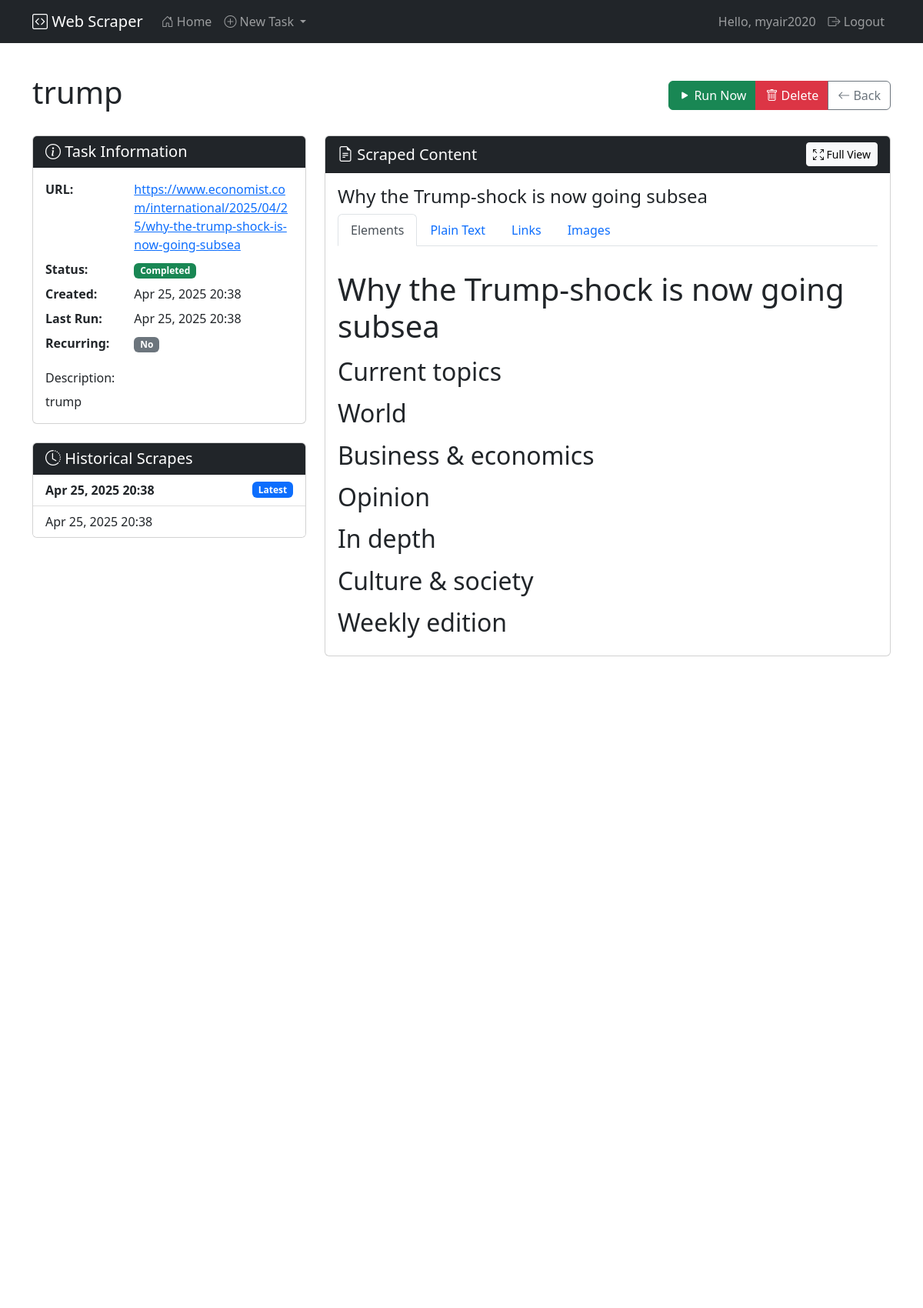
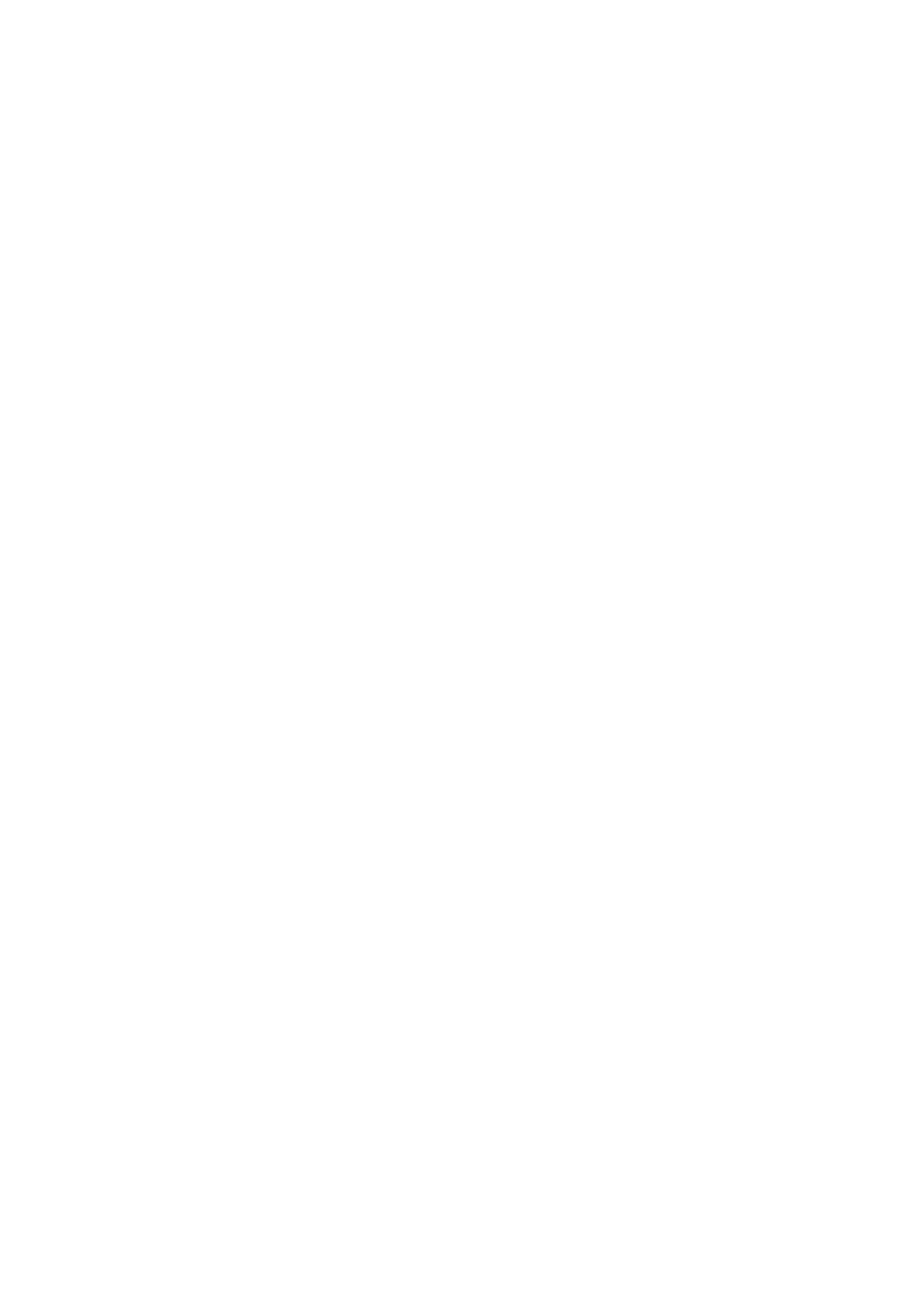
The app's page /task/3/ (signed in, upper part) with its own data (2 pictures, top to bottom).
### scraper_app/models.py (models this page shows, shortened)
class ScrapingTask(models.Model):
    STATUS_CHOICES = (
        ('pending', 'Pending'),
        ('in_progress', 'In Progress'),
        ('completed', 'Completed'),
        ('failed', 'Failed'),
    )
    url = models.URLField(max_length=500)
    name = models.CharField(max_length=200)
    description = models.TextField(blank=True, null=True)
    created_by = models.ForeignKey(User, on_delete=models.CASCADE, related_name='scraping_tasks')
    created_at = models.DateTimeField(auto_now_add=True)
    updated_at = models.DateTimeField(auto_now=True)
    last_run = models.DateTimeField(null=True, blank=True)
    status = models.CharField(max_length=20, choices=STATUS_CHOICES, default='pending')
    is_recurring = models.BooleanField(default=False)
    run_frequency = models.PositiveIntegerField(default=0, help_text="Frequency in hours (0 for one-time)")

class ScrapedData(models.Model):
    task = models.ForeignKey(ScrapingTask, on_delete=models.CASCADE, related_name='scraped_data')
    title = models.CharField(max_length=500, blank=True, null=True)
    content = models.TextField(blank=True, null=True)
    html_content = models.TextField(blank=True, null=True)
    scraped_at = models.DateTimeField(auto_now_add=True)
    meta_description = models.TextField(blank=True, null=True)
    page_links = models.JSONField(blank=True, null=True)
    images = models.JSONField(blank=True, null=True)

class ScrapedDataElement(models.Model):
    ELEMENT_TYPE_CHOICES = (
        ('heading', 'Heading'),
        ('paragraph', 'Paragraph'),
        ('link', 'Link'),
        ('image', 'Image'),
        ('list', 'List'),
        ('table', 'Table'),
        ('other', 'Other'),
    )
    scraped_data = models.ForeignKey(ScrapedData, on_delete=models.CASCADE, related_name='elements')
    element_type = models.CharField(max_length=20, choices=ELEMENT_TYPE_CHOICES)
    content = models.TextField()
    attributes = models.JSONField(blank=True, null=True)
    order = models.PositiveIntegerField(default=0)
    class Meta:
        ordering = ['order']

### scraper_app/views.py (the view)
# urls.py: path('task/<int:pk>/', views.TaskDetailView.as_view(), name='task_detail'),
class TaskDetailView(LoginRequiredMixin, DetailView):
    model = ScrapingTask
    template_name = 'scrape_detail.html'
    context_object_name = 'task'
    def get_context_data(self, **kwargs):
        context = super().get_context_data(**kwargs)
        task = self.get_object()
        context['scraped_data'] = task.scraped_data.order_by('-scraped_at').first()
        context['historical_scrapes'] = task.scraped_data.order_by('-scraped_at')
        return context

### scraper_app/templates/scrape_detail.html (shortened to what this page needs)
{% extends 'base.html' %}
{% block content %}
<div class="row">
    <div class="col-md-12 mb-4">
        <div class="d-flex justify-content-between align-items-center">
            <h1>{{ task.name }}</h1>
            <div class="btn-group" role="group">
                <a href="{% url 'run_task' task.id %}" class="btn btn-success">
                    <i class="bi bi-play-fill"></i> Run Now
                </a>
                <a href="{% url 'delete_task' task.id %}" class="btn btn-danger">
                    <i class="bi bi-trash"></i> Delete
                </a>
                <a href="{% url 'home' %}" class="btn btn-outline-secondary">
                    <i class="bi bi-arrow-left"></i> Back
                </a>
            </div>
        </div>
    </div>
</div>
<div class="row">
    <div class="col-md-4">
        <div class="card mb-4">
            <div class="card-header bg-dark text-white">
                <h5 class="mb-0"><i class="bi bi-info-circle"></i> Task Information</h5>
            </div>
            <div class="card-body">
                <dl class="row">
                    <dt class="col-sm-4">URL:</dt>
                    <dd class="col-sm-8">
                        <a href="{{ task.url }}" target="_blank" class="text-break">
                            {{ task.url }}
                        </a>
                    </dd>
                    <dt class="col-sm-4">Status:</dt>
                    <dd class="col-sm-8" id="task-status">
                        {% if task.status == 'pending' %}
                            <span class="badge bg-warning">Pending</span>
                        {% elif task.status == 'in_progress' %}
                            <span class="badge bg-info">In Progress</span>
                        {% elif task.status == 'completed' %}
                            <span class="badge bg-success">Completed</span>
                        {% elif task.status == 'failed' %}
                            <span class="badge bg-danger">Failed</span>
                        {% endif %}
                    </dd>
                    <dt class="col-sm-4">Created:</dt>
                    <dd class="col-sm-8">{{ task.created_at|date:"M d, Y H:i" }}</dd>
                    <dt class="col-sm-4">Last Run:</dt>
                    <dd class="col-sm-8" id="last-run">
                        {% if task.last_run %}
                            {{ task.last_run|date:"M d, Y H:i" }}
                        {% else %}
                            Never
                        {% endif %}
                    </dd>
                    <dt class="col-sm-4">Recurring:</dt>
                    <dd class="col-sm-8">
                        {% if task.is_recurring %}
                            <span class="badge bg-primary">Yes (Every {{ task.run_frequency }} hours)</span>
                        {% else %}
                            <span class="badge bg-secondary">No</span>
                        {% endif %}
                    </dd>
                </dl>
                {% if task.description %}
                    <h6 class="mt-3">Description:</h6>
                    <p class="mb-0">{{ task.description }}</p>
                {% endif %}
            </div>
        </div>
        <div class="card">
            <div class="card-header bg-dark text-white">
                <h5 class="mb-0"><i class="bi bi-clock-history"></i> Historical Scrapes</h5>
            </div>
            <div class="list-group list-group-flush">
                {% for scrape in historical_scrapes %}
                    <a href="{% url 'result_detail' scrape.id %}" class="list-group-item list-group-item-action d-flex justify-content-between align-items-center {% if forloop.first %}fw-bold{% endif %}">
                        {{ scrape.scraped_at|date:"M d, Y H:i" }}
                        {% if forloop.first %}
                            <span class="badge bg-primary">Latest</span>
                        {% endif %}
                    </a>
                {% empty %}
                    <div class="list-group-item text-center text-muted py-4">
                        No scrapes yet
                    </div>
                {% endfor %}
            </div>
        </div>
    </div>
    <div class="col-md-8">
        <div class="card">
            <div class="card-header bg-dark text-white d-flex justify-content-between align-items-center">
                <h5 class="mb-0"><i class="bi bi-file-earmark-text"></i> Scraped Content</h5>
                {% if scraped_data %}
                    <a href="{% url 'result_detail' scraped_data.id %}" class="btn btn-sm btn-light">
                        <i class="bi bi-arrows-fullscreen"></i> Full View
                    </a>
                {% endif %}
            </div>
            <div class="card-body">
                {% if task.status == 'in_progress' %}
                    <div class="text-center py-5">
                        <div class="loader"></div>
                        <h5 class="mt-3">Scraping in progress...</h5>
                        <p class="text-muted">This may take a few moments depending on the website size</p>
                    </div>
                {% elif scraped_data %}
                    <h4>{{ scraped_data.title }}</h4>
                    <ul class="nav nav-tabs" id="contentTabs" role="tablist">
                        <li class="nav-item" role="presentation">
                            <button class="nav-link active" id="elements-tab" data-bs-toggle="tab"
                                    data-bs-target="#elements" type="button" role="tab"
                                    aria-controls="elements" aria-selected="true">
                                Elements
                            </button>
                        </li>
                        <li class="nav-item" role="presentation">
                            <button class="nav-link" id="text-tab" data-bs-toggle="tab"
                                    data-bs-target="#content" type="button" role="tab"
                                    aria-controls="content" aria-selected="false">
                                Plain Text
                            </button>
                        </li>
                        <li class="nav-item" role="presentation">
                            <button class="nav-link" id="links-tab" data-bs-toggle="tab"
                                    data-bs-target="#links" type="button" role="tab"
                                    aria-controls="links" aria-selected="false">
                                Links
                            </button>
                        </li>
                        <li class="nav-item" role="presentation">
                            <button class="nav-link" id="images-tab" data-bs-toggle="tab"
                                    data-bs-target="#images" type="button" role="tab"
                                    aria-controls="images" aria-selected="false">
                                Images
                            </button>
                        </li>
                    </ul>
                    <div class="tab-content mt-3 scrape-result" id="contentTabsContent">
                        <div class="tab-pane fade show active" id="elements" role="tabpanel" aria-labelledby="elements-tab">
                            {% for element in scraped_data.elements.all %}
                                {% if element.element_type == 'heading' %}
                                    <h{% if element.attributes.level|slice:"1:" %}{{ element.attributes.level|slice:"1:" }}{% else %}3{% endif %} class="mt-3">
                                        {{ element.content }}
                                    </h{% if element.attributes.level|slice:"1:" %}{{ element.attributes.level|slice:"1:" }}{% else %}3{% endif %}>
                                {% elif element.element_type == 'paragraph' %}
                                    <p>{{ element.content }}</p>
                                {% elif element.element_type == 'link' %}
                                    <p>
                                        <a href="{{ element.attributes.href }}" target="_blank" rel="noopener noreferrer">
                                            {{ element.content }}
                                        </a>
                                    </p>
                                {% elif element.element_type == 'image' %}
                                    <figure class="figure">
                                        <img src="{{ element.attributes.src }}" alt="{{ element.attributes.alt }}"
                                             class="figure-img img-fluid rounded" style="max-height: 200px;">
                                        <figcaption class="figure-caption">{{ element.attributes.alt }}</figcaption>
                                    </figure>
                                {% endif %}
                            {% empty %}
                                <p class="text-muted text-center py-4">No structured elements extracted</p>
                            {% endfor %}
                        </div>
                    </div>
                {% elif task.status == 'failed' %}
                    <div class="alert alert-danger text-center" role="alert">
                        <i class="bi bi-exclamation-triangle-fill"></i>
                        <h5>Scraping Failed</h5>
                        <p>There was an error processing this URL. Please try again or check the URL.</p>
                    </div>
                {% endif %}
            </div>
        </div>
    </div>
</div>
{% endblock %}

### scraper_app/templates/base.html (shortened to what this page needs)
<!DOCTYPE html>
<html lang="en">
<head>
    <link href="https://cdn.jsdelivr.net/npm/bootstrap@5.2.3/dist/css/bootstrap.min.css" rel="stylesheet">
    <link rel="stylesheet" href="https://cdn.jsdelivr.net/npm/bootstrap-icons@1.10.2/font/bootstrap-icons.css">
</head>
<body>
    <nav class="navbar navbar-expand-lg navbar-dark bg-dark">
        <div class="container">
            <a class="navbar-brand" href="{% url 'home' %}">
                <i class="bi bi-code-square"></i> Web Scraper
            </a>
            <div class="collapse navbar-collapse" id="navbarNav">
                <ul class="navbar-nav me-auto">
                    <li class="nav-item">
                        <a class="nav-link {% if request.path == '/' %}active{% endif %}" href="{% url 'home' %}">
                            <i class="bi bi-house-door"></i> Home
                        </a>
                    </li>
                    <li class="nav-item dropdown">
                        <a class="nav-link dropdown-toggle" href="#" role="button" data-bs-toggle="dropdown" aria-expanded="false">
                            <i class="bi bi-plus-circle"></i> New Task
                        </a>
                    </li>
                </ul>
                <ul class="navbar-nav">
                    {% if user.is_authenticated %}
                        <li class="nav-item">
                            <span class="nav-link">Hello, {{ user.username }}</span>
                        </li>
                        <li class="nav-item">
                            <a class="nav-link" href="{% url 'logout' %}">
                                <i class="bi bi-box-arrow-right"></i> Logout
                            </a>
                        </li>
                    {% else %}
                        <li class="nav-item">
                            <a class="nav-link" href="{% url 'login' %}">
                                <i class="bi bi-box-arrow-in-right"></i> Login
                            </a>
                        </li>
                    {% endif %}
                </ul>
            </div>
        </div>
    </nav>
    <div class="container content mt-4 mb-4">
        {% block content %}{% endblock %}
    </div>
</body>
</html>

### scraper_app/templates/base.html (style rules this page uses)
body { min-height: 100vh; display: flex; flex-direction: column; }
.content { flex: 1; }
.scrape-result { max-height: 500px; overflow-y: auto; }

### records on screen
ScrapingTask: name "trump", url "https://www.economist.com/international/2025/04/25/why-the-trump-shock-is-now-going-subsea", created_at "Apr 25, 2025 20:38", last_run "Apr 25, 2025 20:38", description "trump"
ScrapedData: scraped_at "Apr 25, 2025 20:38", shows "Latest", title "Why the Trump-shock is now going subsea"
ScrapedData: scraped_at "Apr 25, 2025 20:38"
ScrapedDataElement: content "Why the Trump-shock is now going subsea"
ScrapedDataElement: content "Current topics"
ScrapedDataElement: content "World"
ScrapedDataElement: content "Business & economics"
ScrapedDataElement: content "Opinion"
ScrapedDataElement: content "In depth"
ScrapedDataElement: content "Culture & society"
ScrapedDataElement: content "Weekly edition"

### other values on screen
{{ user.username }} "myair2020"
